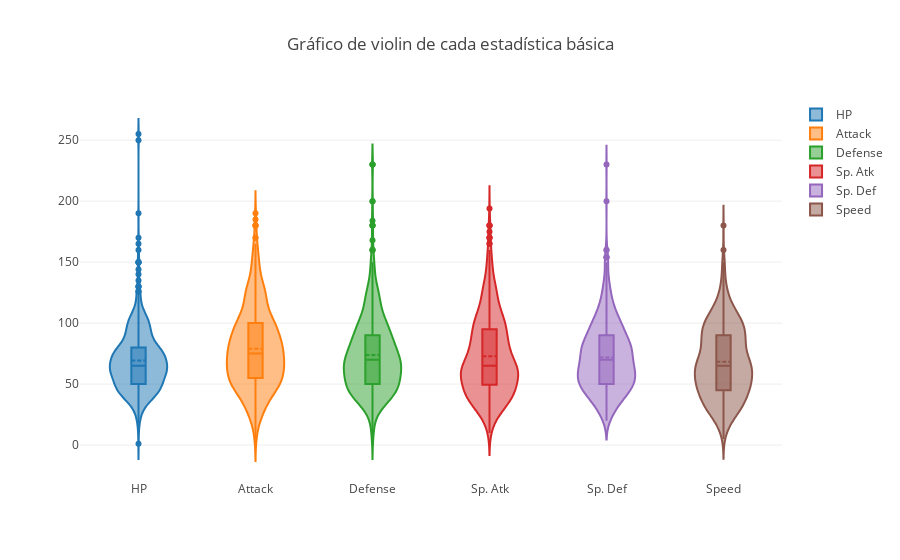

The notebook cell this image was saved under:
### Markdown cell above
Ahora las observamos todas juntas. Tal y como habíamos ido haciendo hasta el momento de obtener una a una la distribución de cada estadística básica, ahora podemos observarlas todas juntas. De aquí podemos ir sacando conclusiones muy interesantes.

Podemos observar de la figura de arriba que pese a que cada estadística básica tiene más tendencia, o se concentra más, en unos valores que en otros y que algunas tienen unos outliers mayores que las otras, hay algo extremadamente útil que podemos sacar en claro: Y es que siguen una distribución Gaussiana. 

Obviamente y como en todos lados, tenemos outliers, y ya lidiaremos con ellos en su momento. Pero por ahora es una muy buena noticia el hecho de que las estadísticas entre sí tengan una distribución Gaussiana.

***

#### 1.3.4.1. En gráfico de violín.

### Code cell
data = []
for i in range(5,11):
    trace = {
            "type": 'violin',
            "x": max(dataset.iloc[:,i]),
            "y": dataset.iloc[:,i],
            "name": list(dataset.columns)[i],
            "box": {
                "visible": True
            },
            "meanline": {
                "visible": True
            }
        }
    data.append(trace)
        
fig = {
    "data": data,
    "layout" : {
        "title": "Gráfico de violin de cada estadística básica",
        "yaxis": {
            "zeroline": False,
        }
    }
}

iplot(fig, filename='violin', validate = False)

### Figure 1 — Plotly figure (JSON) as saved in the notebook; plotly's stock layout.template omitted (floating-point values rounded to 4 significant figures; data arrays with more than 128 entries replaced by an {"elided": "..."} marker saying what was removed)
{"data": [{"box": {"visible": true}, "meanline": {"visible": true}, "name": "HP", "type": "violin", "x": 255, "y": {"elided": "800 int values"}}, {"box": {"visible": true}, "meanline": {"visible": true}, "name": "Attack", "type": "violin", "x": 190, "y": {"elided": "800 int values"}}, {"box": {"visible": true}, "meanline": {"visible": true}, "name": "Defense", "type": "violin", "x": 230, "y": {"elided": "800 int values"}}, {"box": {"visible": true}, "meanline": {"visible": true}, "name": "Sp. Atk", "type": "violin", "x": 194, "y": {"elided": "800 int values"}}, {"box": {"visible": true}, "meanline": {"visible": true}, "name": "Sp. Def", "type": "violin", "x": 230, "y": {"elided": "800 int values"}}, {"box": {"visible": true}, "meanline": {"visible": true}, "name": "Speed", "type": "violin", "x": 180, "y": {"elided": "800 int values"}}], "layout": {"title": "Gráfico de violin de cada estadística básica", "yaxis": {"zeroline": false}}}
